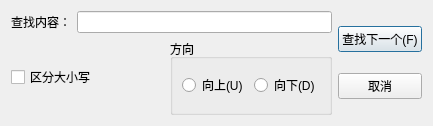
<?xml version="1.0" encoding="UTF-8"?>
<ui version="4.0">
 <class>FindDialog</class>
 <widget class="QDialog" name="FindDialog">
  <property name="geometry">
   <rect>
    <x>0</x>
    <y>0</y>
    <width>433</width>
    <height>126</height>
   </rect>
  </property>
  <property name="windowTitle">
   <string>查找</string>
  </property>
  <layout class="QHBoxLayout" name="horizontalLayout_4">
   <item>
    <layout class="QVBoxLayout" name="verticalLayout_2">
     <item>
      <layout class="QHBoxLayout" name="horizontalLayout">
       <item>
        <widget class="QLabel" name="label">
         <property name="text">
          <string>查找内容：</string>
         </property>
        </widget>
       </item>
       <item>
        <widget class="QLineEdit" name="findText"/>
       </item>
      </layout>
     </item>
     <item>
      <layout class="QHBoxLayout" name="horizontalLayout_3">
       <item>
        <widget class="QCheckBox" name="cbCaseSensitive">
         <property name="text">
          <string>区分大小写</string>
         </property>
        </widget>
       </item>
       <item>
        <widget class="QGroupBox" name="groupBox">
         <property name="title">
          <string>方向</string>
         </property>
         <layout class="QHBoxLayout" name="horizontalLayout_2">
          <item>
           <widget class="QRadioButton" name="rbUp">
            <property name="text">
             <string>向上(U)</string>
            </property>
           </widget>
          </item>
          <item>
           <widget class="QRadioButton" name="rbDown">
            <property name="text">
             <string>向下(D)</string>
            </property>
           </widget>
          </item>
         </layout>
        </widget>
       </item>
      </layout>
     </item>
    </layout>
   </item>
   <item>
    <layout class="QVBoxLayout" name="verticalLayout">
     <item>
      <widget class="QPushButton" name="btFindNext">
       <property name="text">
        <string>查找下一个(F)</string>
       </property>
      </widget>
     </item>
     <item>
      <widget class="QPushButton" name="btCancel">
       <property name="text">
        <string>取消</string>
       </property>
      </widget>
     </item>
    </layout>
   </item>
  </layout>
 </widget>
 <resources/>
 <connections/>
</ui>
